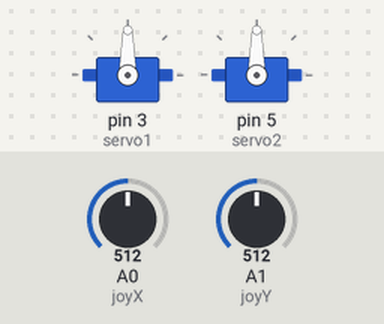
The sketch below on a simulated Arduino Uno, built with avr-gcc and run on an emulated ATmega328P. Parts: 2 × servo. The inputs (shaded band) are chosen by the test bench; at power-on: A0 (joyX) = 512, A1 (joyY) = 512.

Above: at 1.2 s.
1.3 s: A0 (joyX) set to 716
At 2.5 s:
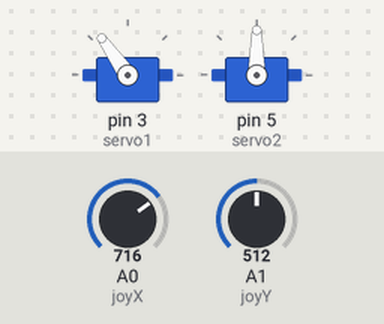
3.3 s: A1 (joyY) set to 900
At 5.5 s:
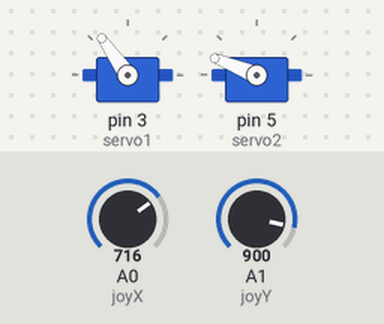
5.8 s: A0 (joyX) set to 1023
At 7.8 s:
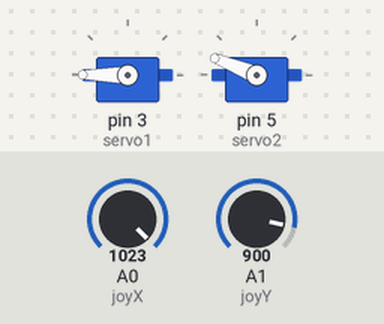
8.1 s: A1 (joyY) set to 306
At 10.8 s:
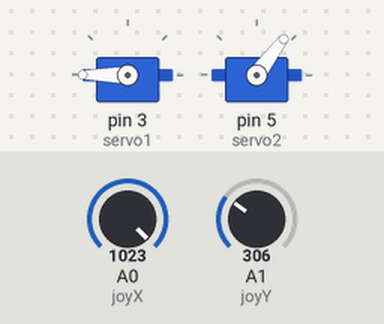
11.1 s: A0 (joyX) set to 0
At 11.59 s:
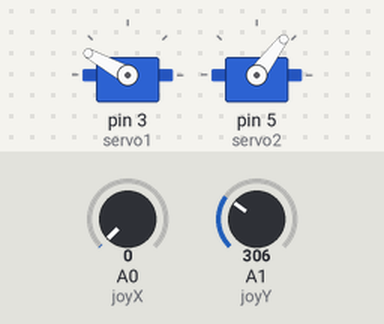
14.1 s: A1 (joyY) set to 122
At 14.9 s:
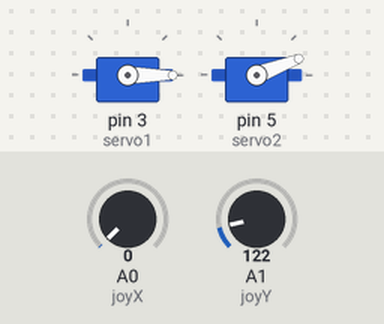
Timing chart, 0 to 17.1 s (numbered marks = the images above; inputs shaded):
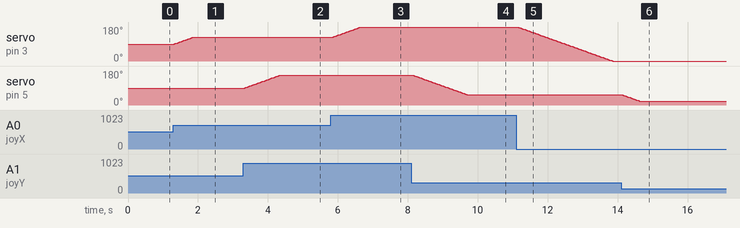

Measured:
- after the input at 1.3 s, servo on pin 3 (servo1): moves from 90° to 125° over 0.51 s, starting at once
- after the input at 3.3 s, servo on pin 5 (servo2): moves from 90° to 158° over 1.0 s, starting at once
- after the input at 5.8 s, servo on pin 3 (servo1): moves from 125° to 180° over 0.81 s, starting at once
- after the input at 8.1 s, servo on pin 5 (servo2): moves from 158° to 53° over 1.6 s, starting at once
- after the input at 11.1 s, servo on pin 3 (servo1): moves from 180° to 0° over 2.7 s, starting at once
- after the input at 14.1 s, servo on pin 5 (servo2): moves from 53° to 21° over 0.47 s, starting after 0.05 s

The sketch:

2-DOF-Robotic-arm.ino
```cpp
#include <Servo.h>

//define our servos
Servo servo1;
Servo servo2;

//define joystick pin (Analog)
int joyX = 0;
int joyY = 1;

//variables to read the values from the analog pins and store current position
int joyValX, joyValY;
int currentPos1 = 90; //initial servo position
int currentPos2 = 90; //initial servo position

void setup()
{
  //attaches our servos on pins PWM 3-5
  servo1.attach(3);
  servo2.attach(5);

  // Initialize servos to the middle position
  servo1.write(currentPos1);
  servo2.write(currentPos2);
}

void loop()
{
  //read the value of joystick (between 0-1023)
  joyValX = analogRead(joyX);
  joyValX = map(joyValX, 0, 1023, 0, 180); //servo value between 0-180

  joyValY = analogRead(joyY);
  joyValY = map(joyValY, 0, 1023, 0, 180); //servo value between 0-180

  // Smooth movement for servo1
  if (joyValX > currentPos1) {
    for (int pos = currentPos1; pos <= joyValX; pos++) {
      servo1.write(pos);
      delay(15); // adjust this value for speed
    }
  } else {
    for (int pos = currentPos1; pos >= joyValX; pos--) {
      servo1.write(pos);
      delay(15); // adjust this value for speed
    }
  }

  // Smooth movement for servo2
  if (joyValY > currentPos2) {
    for (int pos = currentPos2; pos <= joyValY; pos++) {
      servo2.write(pos);
      delay(15); // adjust this value for speed
    }
  } else {
    for (int pos = currentPos2; pos >= joyValY; pos--) {
      servo2.write(pos);
      delay(15); // adjust this value for speed
    }
  }

  // Update current positions
  currentPos1 = joyValX;
  currentPos2 = joyValY;
}
```
